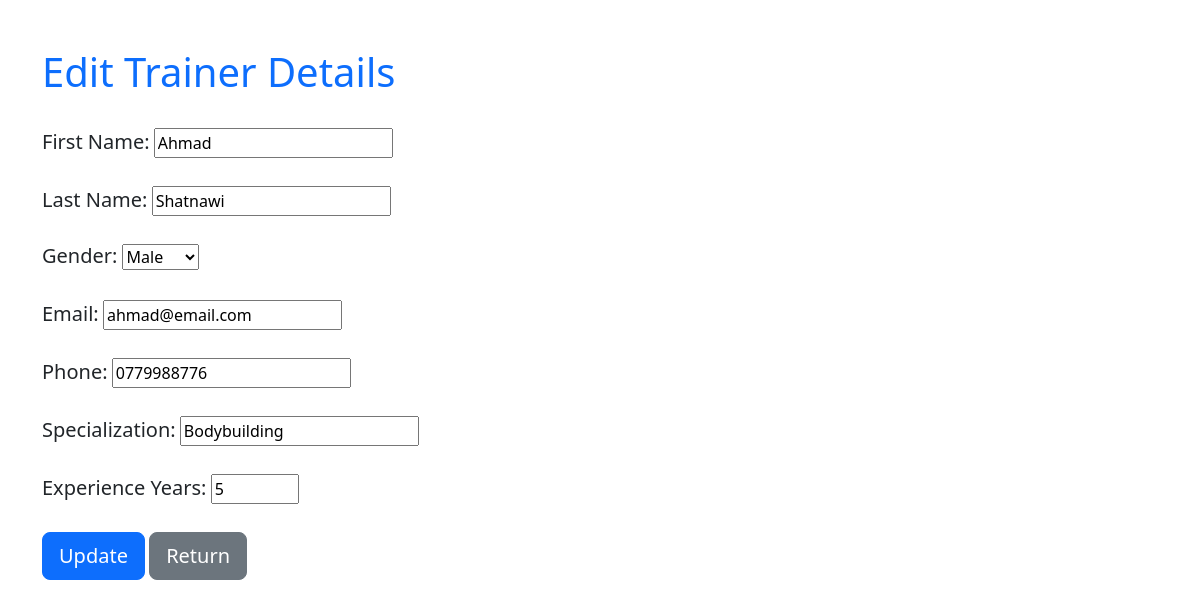
The app's page /edit_trainer.php?id=1 (signed in) with its own data.
### tables this page shows
CREATE TABLE IF NOT EXISTS `trainers` (
  `Id` int(11) NOT NULL AUTO_INCREMENT,
  `first_name` varchar(50) NOT NULL,
  `last_name` varchar(50) NOT NULL,
  `email` varchar(50) NOT NULL,
  `phone` varchar(15) NOT NULL,
  `gender` enum('male','female') NOT NULL,
  `specialization` varchar(50) NOT NULL,
  `trains_gender` enum('male','female') NOT NULL,
  `experience_years` int(11) NOT NULL,
  `profile_image` varchar(255) NOT NULL,
  `created_at` timestamp NULL DEFAULT current_timestamp(),
  PRIMARY KEY (`Id`),
  UNIQUE KEY `email` (`email`),
  UNIQUE KEY `phone` (`phone`)
);

### edit_trainer.php (the view, shortened to what this page needs)
<?php
include "database.php";
$id = intval($_GET['id']);
$stmt =$conn->prepare("SELECT * FROM trainers WHERE Id = ?");
$stmt->bind_param("i", $id);
$stmt->execute();
$result = $stmt->get_result();
$trainer = $result->fetch_assoc();
?>
<!DOCTYPE html>
<html>
<head>
<link href="https://cdn.jsdelivr.net/npm/bootstrap@5.3.8/dist/css/bootstrap.min.css" rel="stylesheet">
</head>
<body>
<div class="container mt-5">
    <h1 class = "text-primary">Edit Trainer Details	</h1>
<form method = "post">
  <br>
  <label><h5>First Name:</h5></label>
  <input type = "text" name = "first_name" value = "<?php echo $trainer["first_name"]?>" required>
  <br>
  <br>
  <label><h5>Last Name:</h5></label>
  <input type = "text" name = "last_name" value = "<?php echo $trainer["last_name"]?>" required>
  <br>
  <br>
  <label><h5>Gender:</h5></label>
  <select name="gender" required>
    <option value="Male" <?php echo ($trainer['gender'] == 'Male') ? 'selected' : ''; ?>>Male</option>
  </select>
  <br>
  <br>
  <label><h5>Email:</h5></label>
  <input type = "email" name = "email" value="<?php echo $trainer['email']; ?>" required>
  <br>
  <br>
  <label><h5>Phone:</h5></label>
  <input type = "text" name = "phone" value="<?php echo $trainer['phone']; ?>" required>
  <br>
  <br>
  <label><h5>Specialization:</h5></label>
  <input type = "text" name = "specialization" value = "<?php echo $trainer["specialization"]?>" required>
  <br>
  <br>
  <label><h5>Experience Years:</h5></label>
  <input type = "number" name="experience_years" value = "<?php echo $trainer["experience_years"]?>" min="0" max="30" required>
  <br>
  <br>
<button type="submit" name="submit" class="btn btn-primary btn-lg">Update</button>
<a href="trainers.php" class="btn btn-secondary btn-lg">Return</a>
</form>
</div>
</body>
</html>

### records on screen
trainers: first_name "Ahmad", last_name "Shatnawi", email "ahmad@email.com", phone "0779988776", specialization "Bodybuilding", experience_years "5"
